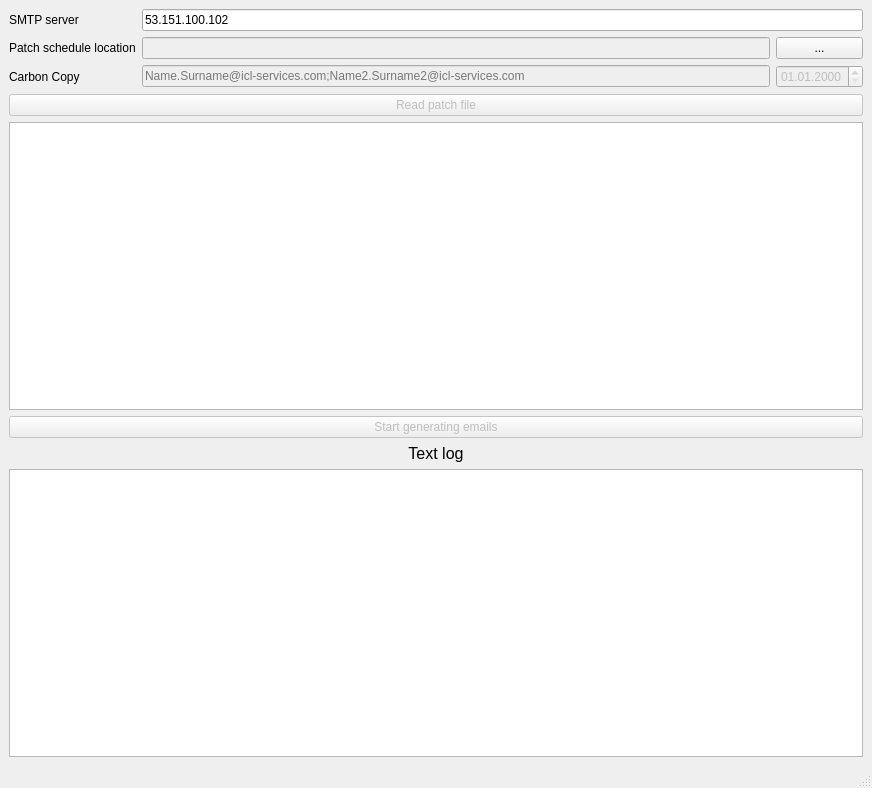
<?xml version="1.0" encoding="UTF-8"?>
<ui version="4.0">
 <class>MainWindow</class>
 <widget class="QMainWindow" name="MainWindow">
  <property name="geometry">
   <rect>
    <x>0</x>
    <y>0</y>
    <width>872</width>
    <height>788</height>
   </rect>
  </property>
  <property name="windowTitle">
   <string>Notifcations sender for patching</string>
  </property>
  <widget class="QWidget" name="centralwidget">
   <layout class="QGridLayout" name="gridLayout_2">
    <item row="0" column="0">
     <layout class="QGridLayout" name="gridLayout">
      <item row="1" column="1">
       <widget class="QLineEdit" name="lineEdit_2">
        <property name="enabled">
         <bool>false</bool>
        </property>
       </widget>
      </item>
      <item row="2" column="0">
       <widget class="QLabel" name="label_3">
        <property name="text">
         <string>Carbon Copy</string>
        </property>
        <property name="buddy">
         <cstring>lineEdit_3</cstring>
        </property>
       </widget>
      </item>
      <item row="0" column="0">
       <widget class="QLabel" name="label">
        <property name="text">
         <string>SMTP server</string>
        </property>
        <property name="buddy">
         <cstring>lineEdit</cstring>
        </property>
       </widget>
      </item>
      <item row="1" column="0">
       <widget class="QLabel" name="label_2">
        <property name="text">
         <string>Patch schedule location</string>
        </property>
        <property name="buddy">
         <cstring>lineEdit_2</cstring>
        </property>
       </widget>
      </item>
      <item row="1" column="2">
       <widget class="QPushButton" name="pushButton">
        <property name="text">
         <string>...</string>
        </property>
       </widget>
      </item>
      <item row="0" column="1" colspan="2">
       <widget class="QLineEdit" name="lineEdit">
        <property name="text">
         <string>53.151.100.102</string>
        </property>
       </widget>
      </item>
      <item row="2" column="2">
       <widget class="QDateEdit" name="dateEdit">
        <property name="enabled">
         <bool>false</bool>
        </property>
        <property name="displayFormat">
         <string>dd.MM.yyyy</string>
        </property>
       </widget>
      </item>
      <item row="2" column="1">
       <widget class="QLineEdit" name="lineEdit_3">
        <property name="enabled">
         <bool>false</bool>
        </property>
        <property name="placeholderText">
         <string>Name.Surname@icl-services.com;Name2.Surname2@icl-services.com</string>
        </property>
       </widget>
      </item>
     </layout>
    </item>
    <item row="8" column="0">
     <widget class="QPushButton" name="pushButton_3">
      <property name="enabled">
       <bool>false</bool>
      </property>
      <property name="text">
       <string>Start generating emails</string>
      </property>
     </widget>
    </item>
    <item row="7" column="0">
     <widget class="QTableWidget" name="tableWidget"/>
    </item>
    <item row="5" column="0">
     <widget class="QPushButton" name="pushButton_2">
      <property name="enabled">
       <bool>false</bool>
      </property>
      <property name="text">
       <string>Read patch file</string>
      </property>
     </widget>
    </item>
    <item row="10" column="0">
     <widget class="QTextBrowser" name="textBrowser"/>
    </item>
    <item row="9" column="0">
     <widget class="QLabel" name="label_4">
      <property name="font">
       <font>
        <pointsize>12</pointsize>
       </font>
      </property>
      <property name="layoutDirection">
       <enum>Qt::LeftToRight</enum>
      </property>
      <property name="text">
       <string>Text log</string>
      </property>
      <property name="alignment">
       <set>Qt::AlignCenter</set>
      </property>
     </widget>
    </item>
   </layout>
  </widget>
  <widget class="QMenuBar" name="menubar">
   <property name="geometry">
    <rect>
     <x>0</x>
     <y>0</y>
     <width>872</width>
     <height>21</height>
    </rect>
   </property>
  </widget>
  <widget class="QStatusBar" name="statusbar"/>
 </widget>
 <tabstops>
  <tabstop>lineEdit</tabstop>
  <tabstop>lineEdit_2</tabstop>
  <tabstop>pushButton</tabstop>
  <tabstop>pushButton_2</tabstop>
  <tabstop>tableWidget</tabstop>
  <tabstop>textBrowser</tabstop>
 </tabstops>
 <resources/>
 <connections/>
</ui>
